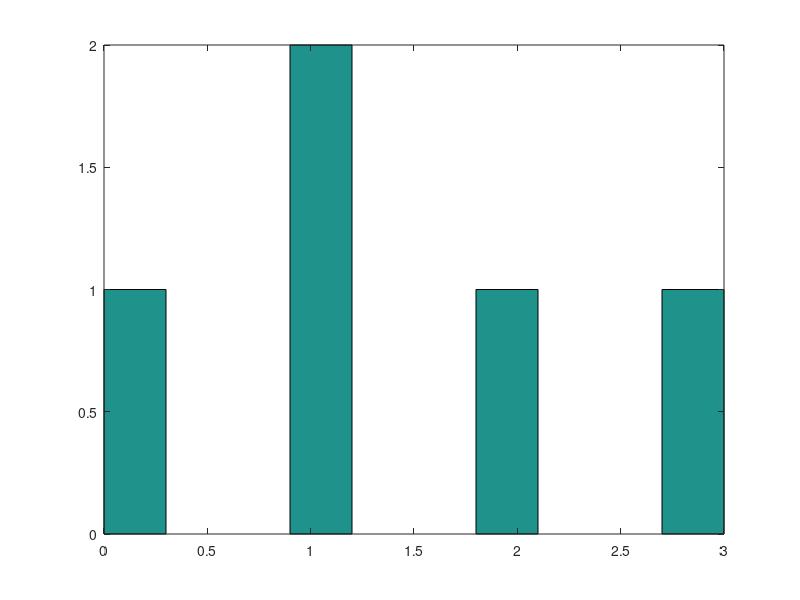

Write the MATLAB code that produced this figure.
clear all;
clf;
clc;

n = 3;
p = 0.5;
s = input("how many times do you want to run: ");
table = p < rand(3, s);
h = sum(table);
hist(h)